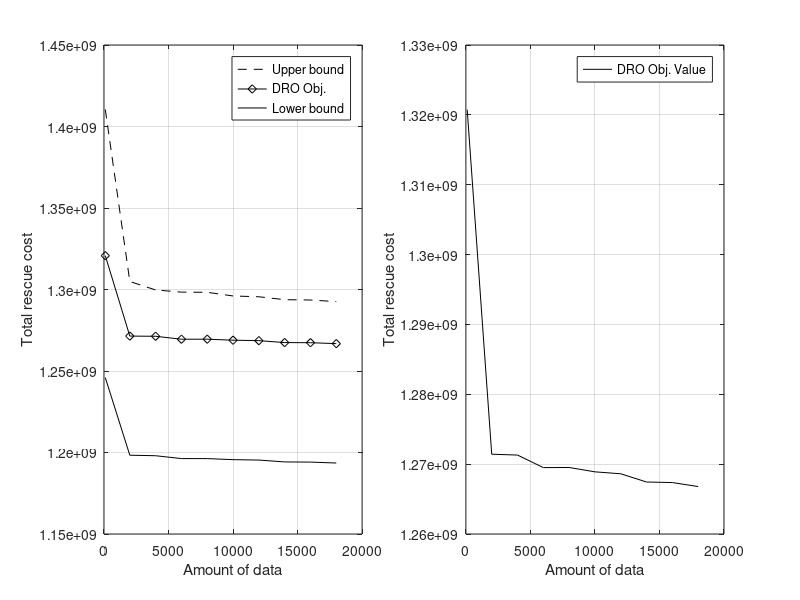

Here is the MATLAB script that generated this plot:
clc;clear;
yy = [1320742194	1271422308	1271299284	1269504973	1269522214	1268898013	1268620527	1267442710	1267364425	1266792969];
xx = [100 2000 4000 6000 8000 10000 12000 14000 16000 18000];
low = [1245971321	1198336482	1198026047	1196269323	1196260119	1195615453	1195363287	1194219907	1194113008	1193551381
    ];
% up = [1610449338	1504917519	1499719763	1498395131	1498280612	1496029408	1495543753	1493756144	1493552797	1492563919
% ];
up = [1410449338.05 	1304917518.65 	1299719762.55 	1298395131.47 	1298280612.42 	1296029407.81 	1295543752.50 	1293756144.09 	1293552796.55 	1292563919.01];

figure;
hold on;
subplot(1,2,1)
UP=plot(xx,up,'k--');
hold on;
Dlevel1= plot(xx,yy, 'dk-'   );
hold on;
LOW=plot(xx,low,'k-');
hold on;
grid
legend([UP,Dlevel1,LOW], 'Upper bound', 'DRO Obj.', 'Lower bound');
xlabel('Amount of data');
ylabel('Total rescue cost');

hold on;

subplot(1,2,2)
DROR=plot(xx,yy,'k-');
grid
xlabel('Amount of data');
ylabel('Total rescue cost');
legend([DROR], 'DRO Obj. Value ');